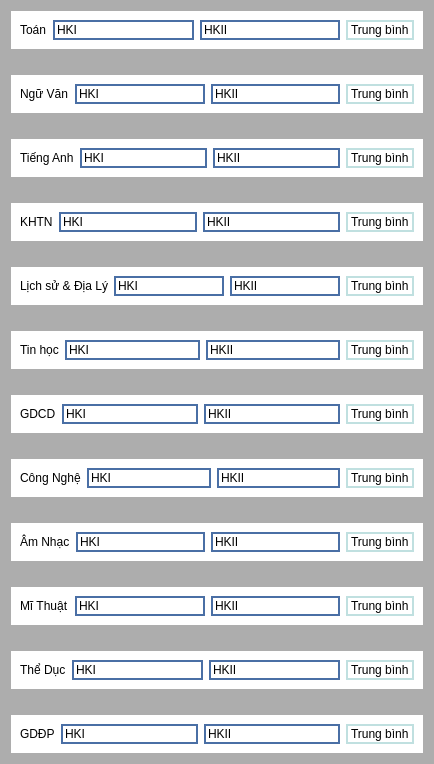
                     <widget class="QWidget" name="subject_list_allyear" native="true">
                      <property name="styleSheet">
                       <string notr="true">background-color: rgb(173, 173, 173);</string>
                      </property>
                      <layout class="QVBoxLayout" name="verticalLayout_13">
                       <item>
                        <widget class="QWidget" name="widget_40" native="true">
                         <property name="styleSheet">
                          <string notr="true">background-color: rgb(255, 255, 255);</string>
                         </property>
                         <layout class="QHBoxLayout" name="horizontalLayout_30">
                          <item>
                           <widget class="QLabel" name="label_46">
                            <property name="text">
                             <string>Toán</string>
                            </property>
                           </widget>
                          </item>
                          <item>
                           <widget class="QLineEdit" name="lineEdit_153">
                            <property name="styleSheet">
                             <string notr="true">border: 2px solid #4A6FA5;</string>
                            </property>
                            <property name="text">
                             <string>HKI</string>
                            </property>
                           </widget>
                          </item>
                          <item>
                           <widget class="QLineEdit" name="lineEdit_154">
                            <property name="styleSheet">
                             <string notr="true">border: 2px solid #4A6FA5;</string>
                            </property>
                            <property name="text">
                             <string>HKII</string>
                            </property>
                           </widget>
                          </item>
                          <item>
                           <widget class="QLabel" name="label_47">
                            <property name="styleSheet">
                             <string notr="true">border: 2px solid #C0E0E0;</string>
                            </property>
                            <property name="text">
                             <string>Trung bình</string>
                            </property>
                           </widget>
                          </item>
                         </layout>
                        </widget>
                       </item>
                       <item>
                        <spacer name="horizontalSpacer_38">
                         <property name="orientation">
                          <enum>Qt::Horizontal</enum>
                         </property>
                         <property name="sizeHint" stdset="0">
                          <size>
                           <width>40</width>
                           <height>20</height>
                          </size>
                         </property>
                        </spacer>
                       </item>
                       <item>
                        <widget class="QWidget" name="widget_41" native="true">
                         <property name="styleSheet">
                          <string notr="true">background-color: rgb(255, 255, 255);</string>
                         </property>
                         <layout class="QHBoxLayout" name="horizontalLayout_31">
                          <item>
                           <widget class="QLabel" name="label_48">
                            <property name="text">
                             <string>Ngữ Văn</string>
                            </property>
                           </widget>
                          </item>
                          <item>
                           <widget class="QLineEdit" name="lineEdit_159">
                            <property name="styleSheet">
                             <string notr="true">border: 2px solid #4A6FA5;</string>
                            </property>
                            <property name="text">
                             <string>HKI</string>
                            </property>
                           </widget>
                          </item>
                          <item>
                           <widget class="QLineEdit" name="lineEdit_160">
                            <property name="styleSheet">
                             <string notr="true">border: 2px solid #4A6FA5;</string>
                            </property>
                            <property name="text">
                             <string>HKII</string>
                            </property>
                           </widget>
                          </item>
                          <item>
                           <widget class="QLabel" name="label_49">
                            <property name="styleSheet">
                             <string notr="true">border: 2px solid #C0E0E0;</string>
                            </property>
                            <property name="text">
                             <string>Trung bình</string>
                            </property>
                           </widget>
                          </item>
                         </layout>
                        </widget>
                       </item>
                       <item>
                        <spacer name="horizontalSpacer_39">
                         <property name="orientation">
                          <enum>Qt::Horizontal</enum>
                         </property>
                         <property name="sizeHint" stdset="0">
                          <size>
                           <width>40</width>
                           <height>20</height>
                          </size>
                         </property>
                        </spacer>
                       </item>
                       <item>
                        <widget class="QWidget" name="widget_42" native="true">
                         <property name="styleSheet">
                          <string notr="true">background-color: rgb(255, 255, 255);</string>
                         </property>
                         <layout class="QHBoxLayout" name="horizontalLayout_32">
                          <item>
                           <widget class="QLabel" name="label_50">
                            <property name="text">
                             <string>Tiếng Anh</string>
                            </property>
                           </widget>
                          </item>
                          <item>
                           <widget class="QLineEdit" name="lineEdit_165">
                            <property name="styleSheet">
                             <string notr="true">border: 2px solid #4A6FA5;</string>
                            </property>
                            <property name="text">
                             <string>HKI</string>
                            </property>
                           </widget>
                          </item>
                          <item>
                           <widget class="QLineEdit" name="lineEdit_166">
                            <property name="styleSheet">
                             <string notr="true">border: 2px solid #4A6FA5;</string>
                            </property>
                            <property name="text">
                             <string>HKII</string>
                            </property>
                           </widget>
                          </item>
                          <item>
                           <widget class="QLabel" name="label_51">
                            <property name="styleSheet">
                             <string notr="true">border: 2px solid #C0E0E0;</string>
                            </property>
                            <property name="text">
                             <string>Trung bình</string>
                            </property>
                           </widget>
                          </item>
                         </layout>
                        </widget>
                       </item>
                       <item>
                        <spacer name="horizontalSpacer_40">
                         <property name="orientation">
                          <enum>Qt::Horizontal</enum>
                         </property>
                         <property name="sizeHint" stdset="0">
                          <size>
                           <width>40</width>
                           <height>20</height>
                          </size>
                         </property>
                        </spacer>
                       </item>
                       <item>
                        <widget class="QWidget" name="widget_43" native="true">
                         <property name="styleSheet">
                          <string notr="true">background-color: rgb(255, 255, 255);</string>
                         </property>
                         <layout class="QHBoxLayout" name="horizontalLayout_33">
                          <item>
                           <widget class="QLabel" name="label_52">
                            <property name="text">
                             <string>KHTN</string>
                            </property>
                           </widget>
                          </item>
                          <item>
                           <widget class="QLineEdit" name="lineEdit_171">
                            <property name="styleSheet">
                             <string notr="true">border: 2px solid #4A6FA5;</string>
                            </property>
                            <property name="text">
                             <string>HKI</string>
                            </property>
                           </widget>
                          </item>
                          <item>
                           <widget class="QLineEdit" name="lineEdit_172">
                            <property name="styleSheet">
                             <string notr="true">border: 2px solid #4A6FA5;</string>
                            </property>
                            <property name="text">
                             <string>HKII</string>
                            </property>
                           </widget>
                          </item>
                          <item>
                           <widget class="QLabel" name="label_53">
                            <property name="styleSheet">
                             <string notr="true">border: 2px solid #C0E0E0;</string>
                            </property>
                            <property name="text">
                             <string>Trung bình</string>
                            </property>
                           </widget>
                          </item>
                         </layout>
                        </widget>
                       </item>
                       <item>
                        <spacer name="horizontalSpacer_41">
                         <property name="orientation">
                          <enum>Qt::Horizontal</enum>
                         </property>
                         <property name="sizeHint" stdset="0">
                          <size>
                           <width>40</width>
                           <height>20</height>
                          </size>
                         </property>
                        </spacer>
                       </item>
                       <item>
                        <widget class="QWidget" name="widget_44" native="true">
                         <property name="styleSheet">
                          <string notr="true">background-color: rgb(255, 255, 255);</string>
                         </property>
                         <layout class="QHBoxLayout" name="horizontalLayout_34">
                          <item>
                           <widget class="QLabel" name="label_54">
                            <property name="text">
                             <string>Lịch sử &amp; Địa Lý</string>
                            </property>
                           </widget>
                          </item>
                          <item>
                           <widget class="QLineEdit" name="lineEdit_177">
                            <property name="styleSheet">
                             <string notr="true">border: 2px solid #4A6FA5;</string>
                            </property>
                            <property name="text">
                             <string>HKI</string>
                            </property>
                           </widget>
                          </item>
                          <item>
                           <widget class="QLineEdit" name="lineEdit_178">
                            <property name="styleSheet">
                             <string notr="true">border: 2px solid #4A6FA5;</string>
                            </property>
                            <property name="text">
                             <string>HKII</string>
                            </property>
                           </widget>
                          </item>
                          <item>
                           <widget class="QLabel" name="label_55">
                            <property name="styleSheet">
                             <string notr="true">border: 2px solid #C0E0E0;</string>
                            </property>
                            <property name="text">
                             <string>Trung bình</string>
                            </property>
                           </widget>
                          </item>
                         </layout>
                        </widget>
                       </item>
                       <item>
                        <spacer name="horizontalSpacer_42">
                         <property name="orientation">
                          <enum>Qt::Horizontal</enum>
                         </property>
                         <property name="sizeHint" stdset="0">
                          <size>
                           <width>40</width>
                           <height>20</height>
                          </size>
                         </property>
                        </spacer>
                       </item>
                       <item>
                        <widget class="QWidget" name="widget_45" native="true">
                         <property name="styleSheet">
                          <string notr="true">background-color: rgb(255, 255, 255);</string>
                         </property>
                         <layout class="QHBoxLayout" name="horizontalLayout_35">
                          <item>
                           <widget class="QLabel" name="label_56">
                            <property name="text">
                             <string>Tin học</string>
                            </property>
                           </widget>
                          </item>
                          <item>
                           <widget class="QLineEdit" name="lineEdit_183">
                            <property name="styleSheet">
                             <string notr="true">border: 2px solid #4A6FA5;</string>
                            </property>
                            <property name="text">
                             <string>HKI</string>
                            </property>
                           </widget>
                          </item>
                          <item>
                           <widget class="QLineEdit" name="lineEdit_184">
                            <property name="styleSheet">
                             <string notr="true">border: 2px solid #4A6FA5;</string>
                            </property>
                            <property name="text">
                             <string>HKII</string>
                            </property>
                           </widget>
                          </item>
                          <item>
                           <widget class="QLabel" name="label_57">
                            <property name="styleSheet">
                             <string notr="true">border: 2px solid #C0E0E0;</string>
                            </property>
                            <property name="text">
                             <string>Trung bình</string>
                            </property>
                           </widget>
                          </item>
                         </layout>
                        </widget>
                       </item>
                       <item>
                        <spacer name="horizontalSpacer_43">
                         <property name="orientation">
                          <enum>Qt::Horizontal</enum>
                         </property>
                         <property name="sizeHint" stdset="0">
                          <size>
                           <width>40</width>
                           <height>20</height>
                          </size>
                         </property>
                        </spacer>
                       </item>
                       <item>
                        <widget class="QWidget" name="widget_46" native="true">
                         <property name="styleSheet">
                          <string notr="true">background-color: rgb(255, 255, 255);</string>
                         </property>
                         <layout class="QHBoxLayout" name="horizontalLayout_36">
                          <item>
                           <widget class="QLabel" name="label_74">
                            <property name="text">
                             <string>GDCD</string>
                            </property>
                           </widget>
                          </item>
                          <item>
                           <widget class="QLineEdit" name="lineEdit_189">
                            <property name="styleSheet">
                             <string notr="true">border: 2px solid #4A6FA5;</string>
                            </property>
                            <property name="text">
                             <string>HKI</string>
                            </property>
                           </widget>
                          </item>
                          <item>
                           <widget class="QLineEdit" name="lineEdit_190">
                            <property name="styleSheet">
                             <string notr="true">border: 2px solid #4A6FA5;</string>
                            </property>
                            <property name="text">
                             <string>HKII</string>
                            </property>
                           </widget>
                          </item>
                          <item>
                           <widget class="QLabel" name="label_75">
                            <property name="styleSheet">
                             <string notr="true">border: 2px solid #C0E0E0;</string>
                            </property>
                            <property name="text">
                             <string>Trung bình</string>
                            </property>
                           </widget>
                          </item>
                         </layout>
                        </widget>
                       </item>
                       <item>
                        <spacer name="horizontalSpacer_44">
                         <property name="orientation">
                          <enum>Qt::Horizontal</enum>
                         </property>
                         <property name="sizeHint" stdset="0">
                          <size>
                           <width>40</width>
                           <height>20</height>
                          </size>
                         </property>
                        </spacer>
                       </item>
                       <item>
                        <widget class="QWidget" name="widget_47" native="true">
                         <property name="styleSheet">
                          <string notr="true">background-color: rgb(255, 255, 255);</string>
                         </property>
                         <layout class="QHBoxLayout" name="horizontalLayout_37">
                          <item>
                           <widget class="QLabel" name="label_76">
                            <property name="text">
                             <string>Công Nghệ</string>
                            </property>
                           </widget>
                          </item>
                          <item>
                           <widget class="QLineEdit" name="lineEdit_195">
                            <property name="styleSheet">
                             <string notr="true">border: 2px solid #4A6FA5;</string>
                            </property>
                            <property name="text">
                             <string>HKI</string>
                            </property>
                           </widget>
                          </item>
                          <item>
                           <widget class="QLineEdit" name="lineEdit_196">
                            <property name="styleSheet">
                             <string notr="true">border: 2px solid #4A6FA5;</string>
                            </property>
                            <property name="text">
                             <string>HKII</string>
                            </property>
                           </widget>
                          </item>
                          <item>
                           <widget class="QLabel" name="label_77">
                            <property name="styleSheet">
                             <string notr="true">border: 2px solid #C0E0E0;</string>
                            </property>
                            <property name="text">
                             <string>Trung bình</string>
                            </property>
                           </widget>
                          </item>
                         </layout>
                        </widget>
                       </item>
                       <item>
                        <spacer name="horizontalSpacer_45">
                         <property name="orientation">
                          <enum>Qt::Horizontal</enum>
                         </property>
                         <property name="sizeHint" stdset="0">
                          <size>
                           <width>40</width>
                           <height>20</height>
                          </size>
                         </property>
                        </spacer>
                       </item>
                       <item>
                        <widget class="QWidget" name="widget_48" native="true">
                         <property name="styleSheet">
                          <string notr="true">background-color: rgb(255, 255, 255);</string>
                         </property>
                         <layout class="QHBoxLayout" name="horizontalLayout_38">
                          <item>
                           <widget class="QLabel" name="label_78">
                            <property name="text">
                             <string>Âm Nhạc</string>
                            </property>
                           </widget>
                          </item>
                          <item>
                           <widget class="QLineEdit" name="lineEdit_201">
                            <property name="styleSheet">
                             <string notr="true">border: 2px solid #4A6FA5;</string>
                            </property>
                            <property name="text">
                             <string>HKI</string>
                            </property>
                           </widget>
                          </item>
                          <item>
                           <widget class="QLineEdit" name="lineEdit_202">
                            <property name="styleSheet">
                             <string notr="true">border: 2px solid #4A6FA5;</string>
                            </property>
                            <property name="text">
                             <string>HKII</string>
                            </property>
                           </widget>
                          </item>
                          <item>
                           <widget class="QLabel" name="label_80">
                            <property name="styleSheet">
                             <string notr="true">border: 2px solid #C0E0E0;</string>
                            </property>
                            <property name="text">
                             <string>Trung bình</string>
                            </property>
                           </widget>
                          </item>
                         </layout>
                        </widget>
                       </item>
                       <item>
                        <spacer name="horizontalSpacer_46">
                         <property name="orientation">
                          <enum>Qt::Horizontal</enum>
                         </property>
                         <property name="sizeHint" stdset="0">
                          <size>
                           <width>40</width>
                           <height>20</height>
                          </size>
                         </property>
                        </spacer>
                       </item>
                       <item>
                        <widget class="QWidget" name="widget_49" native="true">
                         <property name="styleSheet">
                          <string notr="true">background-color: rgb(255, 255, 255);</string>
                         </property>
                         <layout class="QHBoxLayout" name="horizontalLayout_39">
                          <item>
                           <widget class="QLabel" name="label_81">
                            <property name="text">
                             <string>Mĩ Thuật</string>
                            </property>
                           </widget>
                          </item>
                          <item>
                           <widget class="QLineEdit" name="lineEdit_207">
                            <property name="styleSheet">
                             <string notr="true">border: 2px solid #4A6FA5;</string>
                            </property>
                            <property name="text">
                             <string>HKI</string>
                            </property>
                           </widget>
                          </item>
                          <item>
                           <widget class="QLineEdit" name="lineEdit_208">
                            <property name="styleSheet">
                             <string notr="true">border: 2px solid #4A6FA5;</string>
                            </property>
                            <property name="text">
                             <string>HKII</string>
                            </property>
                           </widget>
                          </item>
                          <item>
                           <widget class="QLabel" name="label_82">
                            <property name="styleSheet">
                             <string notr="true">border: 2px solid #C0E0E0;</string>
                            </property>
                            <property name="text">
                             <string>Trung bình</string>
                            </property>
                           </widget>
                          </item>
                         </layout>
                        </widget>
                       </item>
                       <item>
                        <spacer name="horizontalSpacer_47">
                         <property name="orientation">
                          <enum>Qt::Horizontal</enum>
                         </property>
                         <property name="sizeHint" stdset="0">
                          <size>
                           <width>40</width>
                           <height>20</height>
                          </size>
                         </property>
                        </spacer>
                       </item>
                       <item>
                        <widget class="QWidget" name="widget_50" native="true">
                         <property name="styleSheet">
                          <string notr="true">background-color: rgb(255, 255, 255);</string>
                         </property>
                         <layout class="QHBoxLayout" name="horizontalLayout_40">
                          <item>
                           <widget class="QLabel" name="label_83">
                            <property name="text">
                             <string>Thể Dục</string>
                            </property>
                           </widget>
                          </item>
                          <item>
                           <widget class="QLineEdit" name="lineEdit_213">
                            <property name="styleSheet">
                             <string notr="true">border: 2px solid #4A6FA5;</string>
                            </property>
                            <property name="text">
                             <string>HKI</string>
                            </property>
                           </widget>
                          </item>
                          <item>
                           <widget class="QLineEdit" name="lineEdit_214">
                            <property name="styleSheet">
                             <string notr="true">border: 2px solid #4A6FA5;</string>
                            </property>
                            <property name="text">
                             <string>HKII</string>
                            </property>
                           </widget>
                          </item>
                          <item>
                           <widget class="QLabel" name="label_84">
                            <property name="styleSheet">
                             <string notr="true">border: 2px solid #C0E0E0;</string>
                            </property>
                            <property name="text">
                             <string>Trung bình</string>
                            </property>
                           </widget>
                          </item>
                         </layout>
                        </widget>
                       </item>
                       <item>
                        <spacer name="horizontalSpacer_48">
                         <property name="orientation">
                          <enum>Qt::Horizontal</enum>
                         </property>
                         <property name="sizeHint" stdset="0">
                          <size>
                           <width>40</width>
                           <height>20</height>
                          </size>
                         </property>
                        </spacer>
                       </item>
                       <item>
                        <widget class="QWidget" name="widget_51" native="true">
                         <property name="styleSheet">
                          <string notr="true">background-color: rgb(255, 255, 255);</string>
                         </property>
                         <layout class="QHBoxLayout" name="horizontalLayout_41">
                          <item>
                           <widget class="QLabel" name="label_85">
                            <property name="text">
                             <string>GDĐP</string>
                            </property>
                           </widget>
                          </item>
                          <item>
                           <widget class="QLineEdit" name="lineEdit_219">
                            <property name="styleSheet">
                             <string notr="true">border: 2px solid #4A6FA5;</string>
                            </property>
                            <property name="text">
                             <string>HKI</string>
                            </property>
                           </widget>
                          </item>
                          <item>
                           <widget class="QLineEdit" name="lineEdit_220">
                            <property name="styleSheet">
                             <string notr="true">border: 2px solid #4A6FA5;</string>
                            </property>
                            <property name="text">
                             <string>HKII</string>
                            </property>
                           </widget>
                          </item>
                          <item>
                           <widget class="QLabel" name="label_86">
                            <property name="styleSheet">
                             <string notr="true">border: 2px solid #C0E0E0;</string>
                            </property>
                            <property name="text">
                             <string>Trung bình</string>
                            </property>
                           </widget>
                          </item>
                         </layout>
                        </widget>
                       </item>
                      </layout>
                     </widget>
